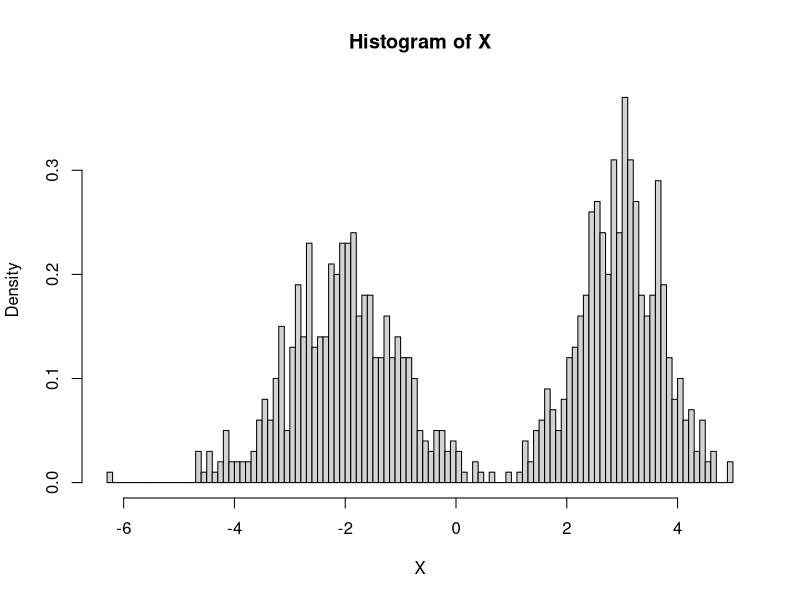

Write R code to recreate this figure. (Note: this script raises an error after producing the figure.)
##########################################################
# Gaussian mixture simmulation using Gibbs sampling
#########################################################
set.seed(150)

library(coda)

  Z_given_mu <- function(X,Z,mu,pi_1){
    # Z variables latentes
    
    remove_i <- (c(1:length(X)) !=i) # on enleve la   coordonnee  i
    estimate_sigma_1 <- sd(X[(remove_i & Z == 1)]) # classe 1
    estimate_sigma_2 <- sd(X[(remove_i & Z == 2)]) # classe 2 
                  
    for (i in 1:length(Z)){
                  
        proba1 <- pi_1 * dnorm(X[i],mu[1],estimate_sigma_1) / (pi_1 * dnorm(X[i],mu[1],estimate_sigma_1) + (1-pi_1) * dnorm(X[i],mu[2],estimate_sigma_2))
        Z[i] = sample(1:2, size=1,prob=c(proba1, 1-proba1),replace=TRUE)
    }
    return(Z)
  }

  mu_given_Z = function(X, Z, mu_prior){
    # Z variables latentes  
    # mu_prior contient parametres loi a priori de mu
    mu = rep(0,2)
    sigma = rep(0,2)
      
    for(j in 1:2){
        
      sample_j_size = sum(Z==j)
      sample_j_mean = mean(X[Z==j])
      sigma[j] = sd(X[Z==j])
      precision_j = 1 / sigma[j]^2
        
      precision_post = sample_j_size * precision_j + mu_prior$precision
      mean_post = (sample_j_mean * sample_j_size * precision_j + mu_prior$mean * mu_prior$precision ) / precision_post
        
      mu[j] = rnorm(1,mean_post,sqrt(1/precision_post)) # on tire mu selon la loi normale a posteriori
    }
    return(list(mu = mu, sigma = sigma))
  }

  echantillonneur_gibbs <- function(X,N_simu){
    
    # initalisation
    Z <- sample(c(1,2),length(X),replace=TRUE) # matrice des assignations
    
    mu = rep(0,2)
    sigma = rep(0,2)
    for(j in 1:2){
      mu[j] <- mean(X[Z == j])
      sigma[j] <- sd(X[Z == j])
    }
    pi_1 <- sum(Z==1)/length(X)
    pi_1_vect <- pi_1
    
    mu_prior = list(mean = 0, precision = 0.5)
    
    # vecteur pour stocker les iterations
    Z_matrix <- Z
    mu_1_vect <- mu[1]
    sigma_1_vect <- sigma[1]
    mu_2_vect <- mu[2]
    sigma_2_vect <- sigma[2]
    
    
    for (k in 1:N_simu){ # iterations
      
      Z <- Z_given_mu(X,Z,mu,pi_1)
      
      
      Z_matrix <- rbind(Z_matrix,Z)
      
      pi_1 <- sum(Z==1)/length(X)
      pi_1_vect <- c(pi_1_vect, pi_1)
      
      param_post <- mu_given_Z(X, Z, mu_prior)
      
      mu = param_post$mu
      sigma = param_post$sigma
      
      mu_1_vect <- c(mu_1_vect,mu[1])
      mu_2_vect <- c(mu_2_vect,mu[2])
      sigma_1_vect <- c(sigma_1_vect,sigma[1])
      sigma_2_vect <- c(sigma_2_vect,sigma[2])
      r
    }
    return(list(
      Z = Z_matrix,
      mu_1 = mu_1_vect,
      sigma_1 = sigma_1_vect,
      mu_2 = mu_2_vect,
      sigma_2 = sigma_2_vect,
      pi_1 = pi_1_vect
    ))
  }

#############################################################################
#             Test
###########################################################################


rmix = function(n,pi,mu,s){
  # generate from mixture of normals
  # n number of samples
  # pi mixture proportions
  # mu mixture means
  # s mixture standard deviations
  z = sample(1:length(pi),prob=pi,size=n,replace=TRUE)
  x = rnorm(n,mu[z],s[z])
  return(x)
}
X = rmix(n=1000,pi=c(0.5,0.5),mu=c(-2,3),s=c(1,sqrt(0.5)))

png(filename="/home/pierre/Documents/Courses/project_serie_temporelles/time_series_project/MCMC_numeric/simu_gaussian/data.png",
    width=600, height=350)
hist(X,breaks=100,freq=FALSE)
dev.off()
# other data
#data(faithful)
#X <- faithful$eruptions
#hist(X,breaks=100,freq=FALSE)

N_simu = 1000

res <- echantillonneur_gibbs(X,N_simu)

plot(res$mu_1,ylim=c(-4,4),type="l",col="red",xlab = "nombre de simulations", 
     ylab = "tirages")
lines(res$mu_2,col="blue")
legend("bottomleft", 
       legend = c(expression(paste("", mu, 1)), expression(paste("", mu, 2))), 
       col = c("red", 
               "blue"), 
       pch = c(0,0), 
       bty = "n", 
       pt.cex = 0, 
       cex = 2, 
       text.col =  c("red", 
                     "blue"), 
       horiz = F , 
       # inset = c(0.1, 0.1)
       )

legend(1:length(res$mu_1),legend=c(expression(paste("estimation de la densité de ", mu,1)), expression(paste("Phase Angle ", mu_1))), col=c("red", "blue"))


burn = 100

Z <- as.mcmc(res$Z)
mu_1 <- as.mcmc(res$mu_1) 
mu_2 <- as.mcmc(res$mu_2) 
sigma_1 <- as.mcmc(res$sigma_1)
sigma_2 <- as.mcmc(res$sigma_2)

plot(as.mcmc(res$mu_1[-(1:burn)]))


####### trace 
png(filename="/home/pierre/Documents/Courses/project_serie_temporelles/time_series_project/MCMC_numeric/simu_gaussian/mu_plot_dens.png",
      width=600, height=350)
densplot(as.mcmc(res$mu_1[-(1:burn)]),main = expression(paste("estimation de la densité de ", mu,1)))
dev.off()

png(filename="/home/pierre/Documents/Courses/project_serie_temporelles/time_series_project/MCMC_numeric/simu_gaussian/mu_plot_trac.png",
    width=600, height=350)
traceplot(as.mcmc(res$mu_1[-(1:burn)]),main = expression(paste("trace de ", mu,1)))
dev.off()

#### estimateur 
mu_1_mean <- mean(as.mcmc(res$mu_1[-(1:burn)])) 
mu_1_mean
mu_2_mean <- mean(as.mcmc(res$mu_2[-(1:burn)]))
mu_2_mean

HPDinterval(as.mcmc(res$mu_1[-(1:burn)]), 0.95)

HPDinterval(as.mcmc(res$mu_2[-(1:burn)]), 0.95)

gelman.plot(as.mcmc(res$mu_1[100:400]),as.mcmc(res$mu_1[500:800]))

pi_1_vect <- as.mcmc(res$pi_1)
plot(as.mcmc(res$mu_1[-(1:burn)]))
mu_1 <- as.mcmc(res$mu_1) 
mean(mu_1)


sigma_1_mean <- mean(sigma_1[-(1:burn)])
sigma_2_mean <- mean(sigma_2[-(1:burn)])
pi_1_mean <- mean(pi_1_vect[-(1:burn)])
hist(X,breaks=100,freq=FALSE)
curve(pi_1_mean*dnorm(x,mu_1_mean,sigma_1_mean),add=TRUE,col='red')
curve((1-pi_1_mean)*dnorm(x,mu_2_mean,sigma_2_mean),add=TRUE,col='blue')

################### intervale de confiances
plot(quantile(res$mu_1[-(1:burn)],c(0.05,0.95)))

1.96 * sd(res$mu_1[-(1:burn)]) / sqrt(N_simu)

boxplot(res$mu_1[-(1:burn)])










